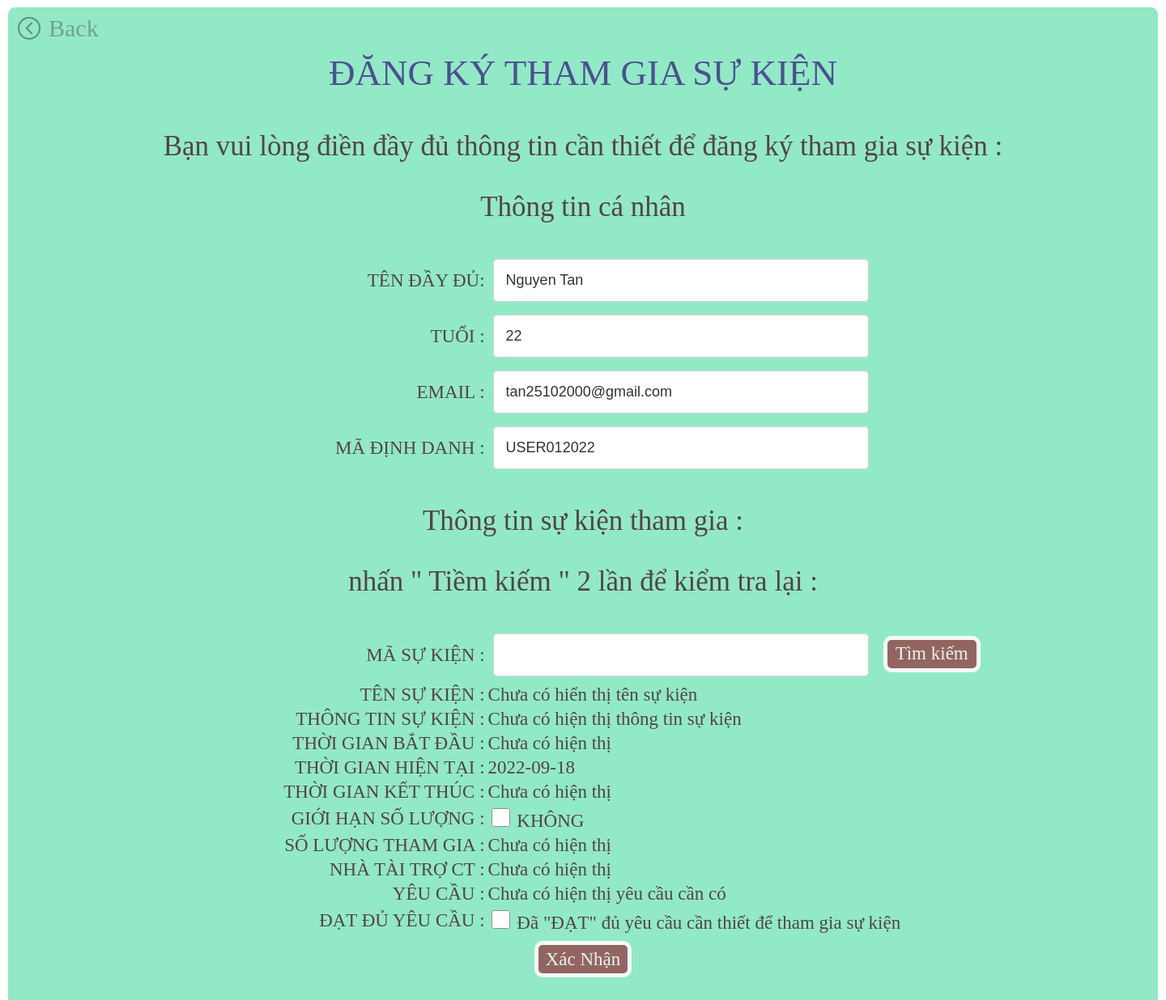
/SignUpEvents.php, run on the app's committed database.
### tables this page shows
CREATE TABLE `infor_login_user` (
  `Username` varchar(20) NOT NULL,
  `Hoten` varchar(100) DEFAULT NULL,
  `Age` int(11) DEFAULT NULL,
  `Email` varchar(100) DEFAULT NULL,
  `Soluong_events_dangky` int(11) DEFAULT NULL,
  `Madinhdanh` varchar(20) DEFAULT NULL
);

### smallclass/sue_1.php (the view)
<?php
$user = "user01";
$hoten = "";
$age = "";
$email = "";
$mddanh = "";
include 'smallclass/Dconn.php';
if($user != ""){
    $sql = "SELECT * FROM infor_login_user WHERE Username = '$user'";
    $result = mysqli_query($cn,$sql);
    $row = mysqli_fetch_assoc($result);
    $hoten = $row['Hoten'];
    $age = $row['Age'];
    $email = $row['Email'];
    $mddanh = $row['Madinhdanh'];
}
else{
    $hoten = "khong co thong tin";
    $age = "khong co thong tin";
    $email = "khong co thong tin";
    $mddanh = "khong co thong tin";
}
?>
<table class="tbl" align="center" >
    <tr class="dong">
        <td class="cot1">TÊN ĐẦY ĐỦ:</td>
        <td class="cot2"><input type="text" value="<?php echo $hoten?>"></td>
    </tr>
    <tr class="dong">
        <td class="cot1">TUỔI :</td>
        <td class="cot2"><input type="text" value="<?php echo $age?>"></td>
    </tr>
    <tr class="dong">
       <td class="cot1">EMAIL :</td>
        <td class="cot2"><input type="text" value="<?php echo $email?>"></td>
    </tr>
    <tr class="dong">
        <td class="cot1">MÃ ĐỊNH DANH :</td>
        <td class="cot2"><input type="text" value="<?php echo $mddanh?>"></td>
    </tr>
</table>

### css/style_signup_events.css (style rules this page uses)
.tbl { font-size: 23px; width: 1200px; }
.tbl .dong { border: 1px solid #63f076; }
#div_dke .cot1 { text-align: right; width: 40%; }
#div_dke .cot2 { text-align: left; }
input[type=text], input[type=search] { width: 65%; font-size: 18px; padding: 15px 15px; margin: 6px; display: inline-block; border: 1px solid #ccc; border-radius: 5px; box-sizing: border-box; }

### data on the page
infor_login_user: Hoten "Nguyen Tan", Age "22", Email "tan25102000@gmail.com", Madinhdanh "USER012022"

### other printed values
$tensk "Chưa có hiển thị tên sự kiện"
$ttsk "Chưa có hiện thị thông tin sự kiện"
$tgbd "Chưa có hiện thị"
$tght "2022-09-18"
$tgkt "Chưa có hiện thị"
$sltg "Chưa có hiện thị"
$spon "Chưa có hiện thị"
$yc "Chưa có hiện thị yêu cầu cần có"
